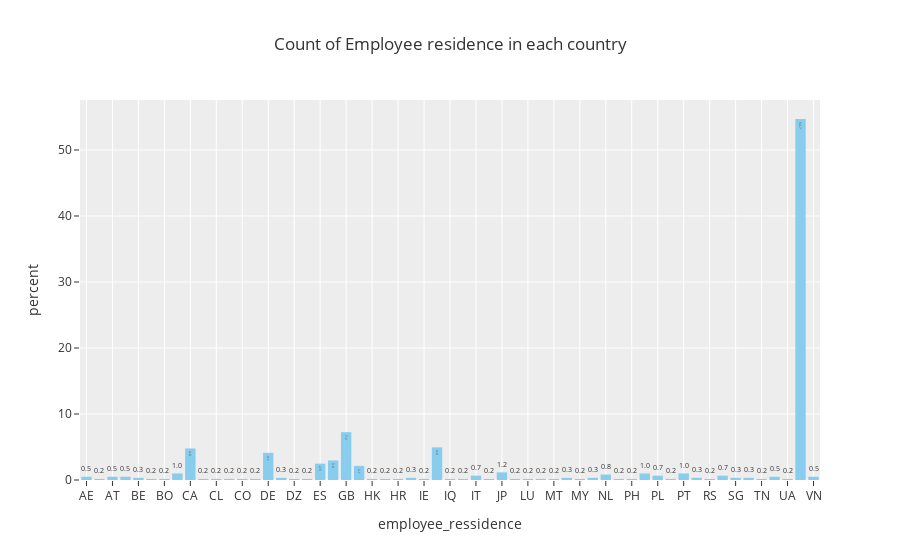

Notebook source saved alongside this figure:
### Markdown cell above
the number of remote workers are more in 2022

### Code cell
#checking the distribution of employee's residence
px.histogram(df, x = df.employee_residence.sort_values(),histnorm = 'percent', text_auto = '.1f',
             labels={
                 "x": "employee_ressidence",
                 "percent": "percent(%)"
             },
             color_discrete_sequence=px.colors.qualitative.Safe, template = 'ggplot2', 
             title='Count of Employee residence in each country')

### Figure 1 — Plotly figure (JSON) as saved in the notebook; plotly's stock layout.template omitted (floating-point values rounded to 4 significant figures; data arrays with more than 128 entries replaced by an {"elided": "..."} marker saying what was removed)
{"data": [{"alignmentgroup": "True", "bingroup": "x", "histnorm": "percent", "hovertemplate": "employee_ressidence=%{x}<br>percent=%{y}<extra></extra>", "legendgroup": "", "marker": {"color": "rgb(136, 204, 238)", "pattern": {"shape": ""}}, "name": "", "offsetgroup": "", "orientation": "v", "showlegend": false, "texttemplate": "%{value:.1f}", "type": "histogram", "x": {"elided": "607 str values"}, "xaxis": "x", "yaxis": "y"}], "layout": {"barmode": "relative", "legend": {"tracegroupgap": 0}, "title": {"text": "Count of Employee residence in each country"}, "xaxis": {"anchor": "y", "domain": [0, 1], "title": {"text": "employee_ressidence"}}, "yaxis": {"anchor": "x", "domain": [0, 1], "title": {"text": "percent"}}}}
